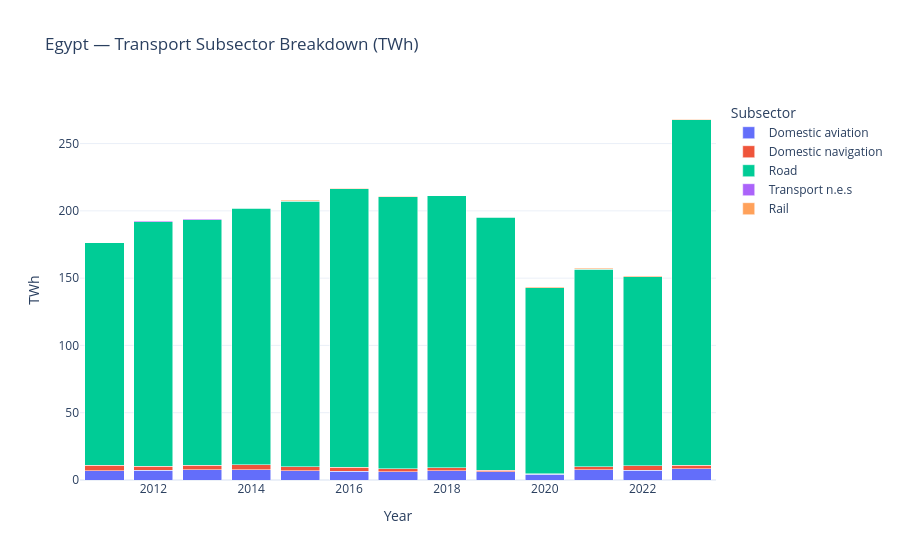

The notebook cell this image was saved under:
### Markdown cell above
## 6 · Transport subsector breakdown over time

### Code cell
df_transport_sub = df_subsectors[df_subsectors["sector"] == "Transport"]

if df_transport_sub.empty:
    print("No transport subsector data available for this country.")
else:
    fig = px.bar(
        df_transport_sub,
        x="year",
        y="total_TWh",
        color="subsector",
        barmode="stack",
        title=f"{COUNTRY} — Transport Subsector Breakdown (TWh)",
        labels={"total_TWh": "TWh", "year": "Year", "subsector": "Subsector"},
        template="plotly_white",
    )
    fig.update_layout(hovermode="x unified", legend_title_text="Subsector")
    fig.show()

### Figure 1 — Plotly figure (JSON) as saved in the notebook; plotly's stock layout.template omitted (floating-point values rounded to 4 significant figures)
{"data": [{"hovertemplate": "Subsector=Domestic aviation<br>Year=%{x}<br>TWh=%{y}<extra></extra>", "legendgroup": "Domestic aviation", "marker": {"color": "#636efa", "pattern": {"shape": ""}}, "name": "Domestic aviation", "orientation": "v", "showlegend": true, "textposition": "auto", "type": "bar", "x": [2011, 2012, 2013, 2014, 2015, 2016, 2017, 2018, 2019, 2020, 2021, 2022, 2023], "xaxis": "x", "y": [6.921, 7.228, 7.693, 7.473, 6.983, 6.689, 6.248, 6.738, 6.113, 4.248, 7.681, 7.331, 8.416], "yaxis": "y"}, {"hovertemplate": "Subsector=Domestic navigation<br>Year=%{x}<br>TWh=%{y}<extra></extra>", "legendgroup": "Domestic navigation", "marker": {"color": "#EF553B", "pattern": {"shape": ""}}, "name": "Domestic navigation", "orientation": "v", "showlegend": true, "textposition": "auto", "type": "bar", "x": [2011, 2012, 2013, 2014, 2015, 2016, 2017, 2018, 2019, 2020, 2021, 2022, 2023], "xaxis": "x", "y": [4.141, 3.131, 3.209, 3.804, 2.94, 2.851, 2.233, 2.332, 1.201, 0.4703, 2.221, 3.133, 2.469], "yaxis": "y"}, {"hovertemplate": "Subsector=Road<br>Year=%{x}<br>TWh=%{y}<extra></extra>", "legendgroup": "Road", "marker": {"color": "#00cc96", "pattern": {"shape": ""}}, "name": "Road", "orientation": "v", "showlegend": true, "textposition": "auto", "type": "bar", "x": [2011, 2012, 2013, 2014, 2015, 2016, 2017, 2018, 2019, 2020, 2021, 2022, 2023], "xaxis": "x", "y": [165.4, 181.6, 182.6, 190.6, 197.4, 206.8, 202.0, 202.0, 187.8, 138.2, 146.7, 140.5, 256.9], "yaxis": "y"}, {"hovertemplate": "Subsector=Transport n.e.s<br>Year=%{x}<br>TWh=%{y}<extra></extra>", "legendgroup": "Transport n.e.s", "marker": {"color": "#ab63fa", "pattern": {"shape": ""}}, "name": "Transport n.e.s", "orientation": "v", "showlegend": true, "textposition": "auto", "type": "bar", "x": [2012, 2013], "xaxis": "x", "y": [0.5061, 0.4411], "yaxis": "y"}, {"hovertemplate": "Subsector=Rail<br>Year=%{x}<br>TWh=%{y}<extra></extra>", "legendgroup": "Rail", "marker": {"color": "#FFA15A", "pattern": {"shape": ""}}, "name": "Rail", "orientation": "v", "showlegend": true, "textposition": "auto", "type": "bar", "x": [2014, 2015, 2016, 2017, 2018, 2019, 2020, 2021, 2022, 2023], "xaxis": "x", "y": [0.515, 0.6011, 0.5819, 0.5339, 0.3211, 0.5303, 0.5492, 0.7881, 0.8, 0.495], "yaxis": "y"}], "layout": {"barmode": "stack", "hovermode": "x unified", "legend": {"title": {"text": "Subsector"}, "tracegroupgap": 0}, "title": {"text": "Egypt — Transport Subsector Breakdown (TWh)"}, "xaxis": {"anchor": "y", "domain": [0, 1], "title": {"text": "Year"}}, "yaxis": {"anchor": "x", "domain": [0, 1], "title": {"text": "TWh"}}}}
